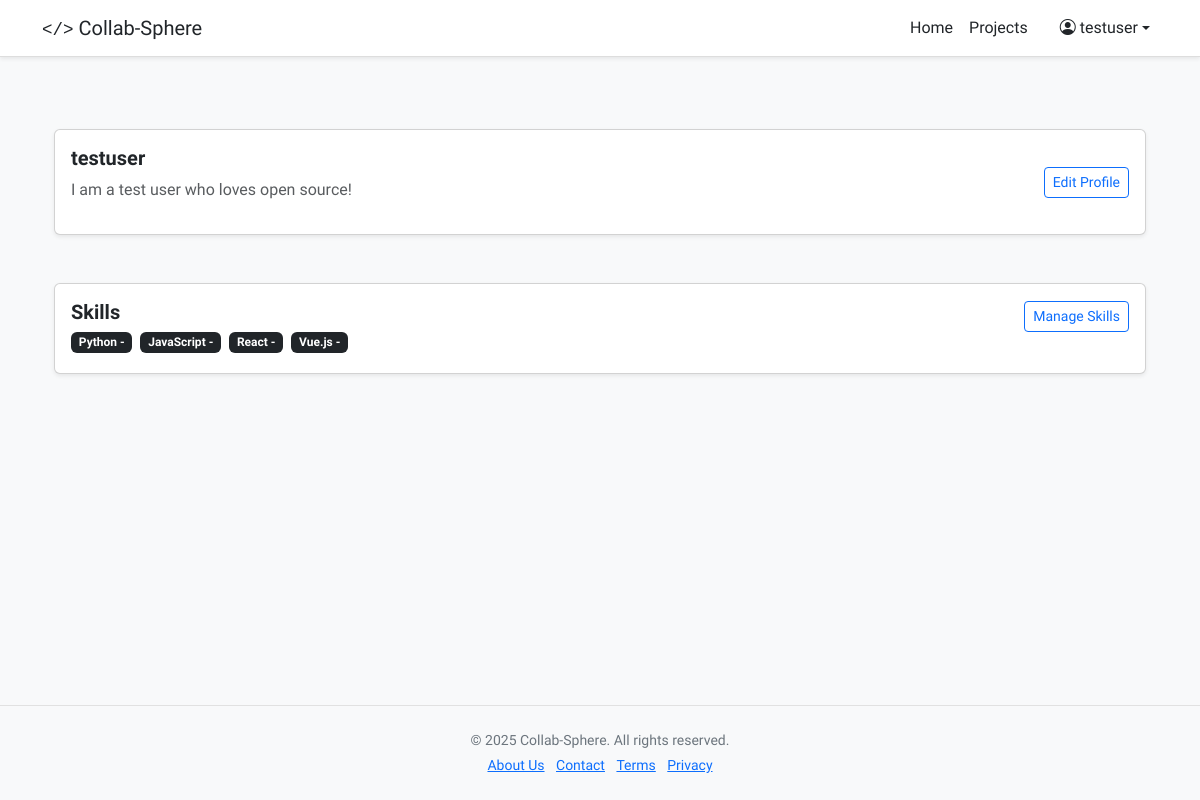
The app's page /profile (signed in) with its own data.
### models.py (models this page shows, shortened)
class User(db.Model,UserMixin):
    id = db.Column(db.Integer, primary_key=True)
    username = db.Column(db.String(80), unique=True, nullable=False)
    email = db.Column(db.String(120), index=True, unique=True)
    password_hash = db.Column(db.String(128), nullable=False)
    bio = db.Column(db.Text, nullable=True)
    created_at = db.Column(db.DateTime, default=datetime.utcnow)
    projects = db.relationship('Project', backref='author', lazy='dynamic')
    interests = db.relationship('Interest', backref='user', lazy='dynamic')
    comments = db.relationship('Comment', backref='author', lazy='dynamic')
    skills = db.relationship('Skill', secondary=user_skills, lazy='subquery',backref=db.backref('users', lazy=True))

class Skill(db.Model):
    id = db.Column(db.Integer, primary_key=True)
    name = db.Column(db.String(64), unique=True)

### controllers/user.py (the view)
@user_bp.route('/profile')
@login_required
def profile():
    user = User.query.get(session['user_id'])
    interested_projects = Interest.query.filter_by(user_id=user.id).all()
    return render_template('profile.html', user=user, interested_projects=interested_projects)

### app.py (called while the page is built)
@login_manager.user_loader
def load_user(user_id):
    return User.query.get(int(user_id))

### templates/profile.html
{% extends "base.html" %}
{% block content %}
<div class="container mt-5">
    <div class="row">
        <div class="col-md-12 mb-4">
            <div class="card shadow-sm rounded">
                <div class="card-body">
                    <div class="d-flex justify-content-between align-items-center">
                        <div class="d-flex align-items-center">
                            <div>
                                <h5 class="fw-bold text-dark">{{ user.username }}</h5>
                                <p class="text-muted">{{ user.bio or "This user hasn't updated their bio yet." }}</p>
                            </div>
                        </div>
                        <a href="{{ url_for('user.edit_profile') }}" class="btn btn-outline-primary btn-sm">Edit Profile</a>
                    </div>
                </div>
            </div>
        </div>
    </div>
    <div class="row mt-4">
        <div class="col-md-12 mb-4">
            <div class="card shadow-sm rounded">
                <div class="card-body">
                    <div class="d-flex justify-content-between align-items-center">
                        <h5 class="fw-bold text-dark">Skills</h5>
                        <a href="{{ url_for('user.edit_skills') }}" class="btn btn-outline-primary btn-sm">Manage Skills</a>
                    </div>
                    <div class="d-flex flex-wrap">
                        {% if user.skills %}
                            {% for skill in user.skills %}
                                <span class="badge bg-dark text-white mb-1 me-2">
                                    {{ skill.name }} - <strong>{{ skill.competency_level }}</strong>
                                </span>
                            {% endfor %}
                        {% else %}
                            <p class="text-muted">No skills added yet.</p>
                        {% endif %}
                    </div>
                </div>
            </div>
        </div>
    </div>
</div>
{% endblock %}

### templates/base.html (shortened to what this page needs)
<!DOCTYPE html>
<html lang="en">
<head>
    <link href="https://cdn.jsdelivr.net/npm/@ttskch/select2-bootstrap4-theme@1.5.2/dist/select2-bootstrap4.min.css" rel="stylesheet" />
    <link href="https://cdn.jsdelivr.net/npm/select2@4.1.0-rc.0/dist/css/select2.min.css" rel="stylesheet" />
    <link href="https://cdn.jsdelivr.net/npm/bootstrap@5.3.0/dist/css/bootstrap.min.css" rel="stylesheet">
    <link rel="stylesheet" href="https://cdnjs.cloudflare.com/ajax/libs/bootstrap-icons/1.11.1/font/bootstrap-icons.min.css">
</head>
<body>
<nav class="navbar navbar-expand-lg navbar-light bg-white shadow-sm">
    <div class="container">
        <a class="navbar-brand" id="brand" href="/"> <code>&lt;/&gt;</code> Collab-Sphere</a>
        <div class="collapse navbar-collapse justify-content-end" id="navbarNav">
            <ul class="navbar-nav">
                {% if current_user.is_authenticated %}
                    <li class="nav-item"><a class="nav-link" href="/">Home</a></li>
                    <li class="nav-item"><a class="nav-link" href="{{ url_for('project.project') }}">Projects</a></li>
                    <li class="nav-item dropdown ms-3">
                        <a class="nav-link dropdown-toggle d-flex align-items-center" href="#" id="navbarProfileDropdown" role="button" data-bs-toggle="dropdown" aria-expanded="false">
                            <i class="bi bi-person-circle me-1"></i> {{ current_user.username }}
                        </a>
                    </li>
                {% endif %}
            </ul>
        </div>
    </div>
</nav>
<div class="container mt-4 mb-4">
    {% block content %}{% endblock %}
</div>
<footer class="text-center py-4 mt-auto">
    <div class="container">
        <p class="mb-1">&copy; 2025 Collab-Sphere. All rights reserved.</p>
        <ul class="list-inline mb-0">
            <li class="list-inline-item"><a href="#">About Us</a></li>
            <li class="list-inline-item"><a href="#">Contact</a></li>
            <li class="list-inline-item"><a href="#">Terms</a></li>
            <li class="list-inline-item"><a href="#">Privacy</a></li>
        </ul>
    </div>
</footer>
</body>
</html>

### templates/base.html (style rules this page uses)
body { background-color: #f8f9fa; color: #212529; font-family: 'Afacad', sans-serif; }
.navbar { background-color: #ffffff; border-bottom: 1px solid #ddd; }
.navbar a { color: #212529; }
.badge { background-color: #e9ecef; color: #212529; margin-right: 4px; font-size: 0.75rem; }
footer { border-top: 1px solid #e1e1e1; padding: 10px 0; color: #6c757d; font-size: 14px; }
html, body { height: 100%; display: flex; flex-direction: column; }
body { flex: 1; }
footer { flex-shrink: 0; }

### records on screen
User: username "testuser", bio "I am a test user who loves open source!"
Skill: name "Python"
Skill: name "JavaScript"
Skill: name "React"
Skill: name "Vue.js"
